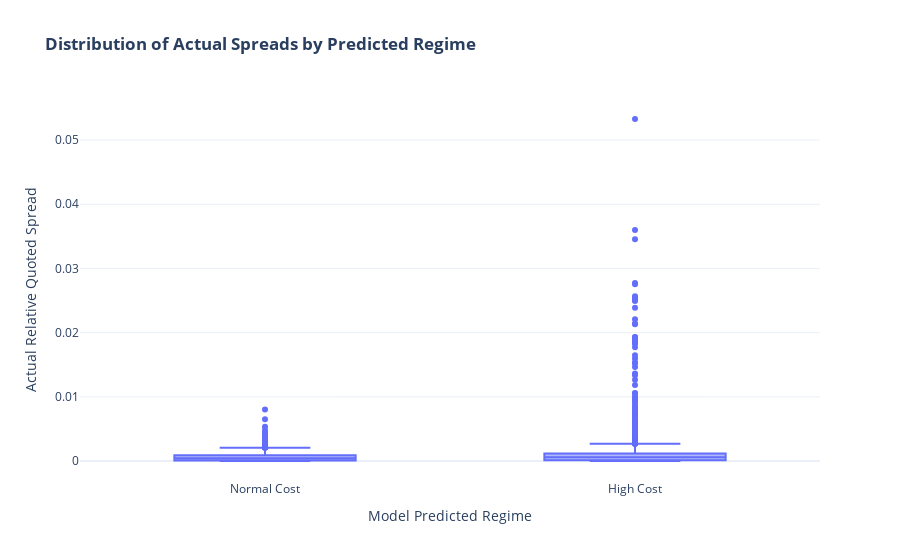

Notebook source saved alongside this figure:
### Markdown cell above
### Task 3.4: Validate the Economic Signal
Before concluding, we perform a critical validation step. Does our model's 'High Cost' prediction actually correspond to higher real-world costs? We will compare the average *actual* spreads on days the model flagged as 'High Cost' versus 'Normal Cost' and perform a t-test to confirm the difference is statistically significant.

### Code cell
logger.info("--- Economic Signal Validation ---")

# The results_df already contains actual_rqs, predicted_regime, and code.
regime_accuracy = results_df.groupby("predicted_regime")["actual_rqs"].mean()
logger.info(f"Average Actual Spread by Predicted Regime:\n{regime_accuracy}")

high_cost_spreads = results_df[results_df["predicted_regime"] == "High Cost"]["actual_rqs"]
normal_cost_spreads = results_df[results_df["predicted_regime"] == "Normal Cost"]["actual_rqs"]

t_statistic, p_value = ttest_ind(
    high_cost_spreads, normal_cost_spreads, equal_var=False, nan_policy="omit"
)

logger.info("--- Statistical Significance Test (Welch's t-test) ---")
logger.info(f"T-statistic: {t_statistic:.4f}")
logger.info(f"P-value: {p_value}")

alpha = 0.01
if p_value < alpha:
    logger.info(f"Conclusion: The p-value is less than {alpha}, indicating the difference is statistically significant.")
else:
    logger.warning(f"Conclusion: The p-value is greater than {alpha}, the difference is not statistically significant.")

fig = px.box(
    data_frame=results_df, x="predicted_regime", y="actual_rqs",
    title="<b>Distribution of Actual Spreads by Predicted Regime</b>",
    labels={"predicted_regime": "Model Predicted Regime", "actual_rqs": "Actual Relative Quoted Spread"},
    template="plotly_white",
)
fig.show()

### Figure 1 — Plotly figure (JSON) as saved in the notebook; plotly's stock layout.template omitted (floating-point values rounded to 4 significant figures; data arrays with more than 128 entries replaced by an {"elided": "..."} marker saying what was removed)
{"data": [{"alignmentgroup": "True", "hovertemplate": "Model Predicted Regime=%{x}<br>Actual Relative Quoted Spread=%{y}<extra></extra>", "legendgroup": "", "marker": {"color": "#636efa"}, "name": "", "notched": false, "offsetgroup": "", "orientation": "v", "showlegend": false, "type": "box", "x": {"elided": "7119 str values"}, "x0": " ", "xaxis": "x", "y": {"elided": "7119 float values"}, "y0": " ", "yaxis": "y"}], "layout": {"boxmode": "group", "legend": {"tracegroupgap": 0}, "title": {"text": "<b>Distribution of Actual Spreads by Predicted Regime</b>"}, "xaxis": {"anchor": "y", "domain": [0, 1], "title": {"text": "Model Predicted Regime"}}, "yaxis": {"anchor": "x", "domain": [0, 1], "title": {"text": "Actual Relative Quoted Spread"}}}}
